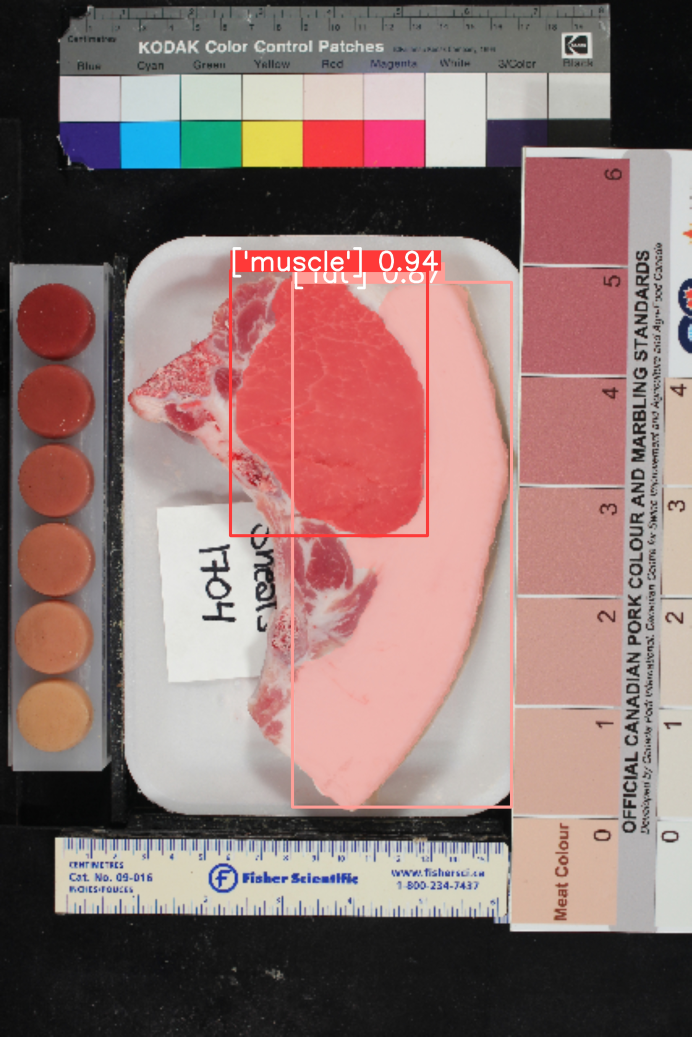
#> input picture output/segment/predict/1704_LdLeanColor.jpg, 3456 x 5184 px, given in place of 2704_LdLeanColor.JPG, which was not available (shown at 1/5 size)
$ python testcolors.py
#> lines starting #> are read from the running program, lines starting #| are printed output that depends on the picture; long printed decimals are rounded; pictures that were not available may be replaced by others from this repository, and a replacement may not be noted
from PIL import Image, ImageEnhance
import cv2
import numpy as np
from skimage.exposure import match_histograms,equalize_hist


original_colors = []
standard_colors = []

test_c6 = []

###################################
######TESTING FUNCTIONS############
###################################

def test_LAB(reference_image, image):
    '''
    Used to test the LAB values,
    See if the LAB of an image matches the reference LAB
    after standardization.
    '''
    lab_ref = cv2.cvtColor(reference_image, cv2.COLOR_BGR2LAB)
    l_ref, a_ref, b_ref = cv2.split(lab_ref)
    target_mean_l = np.mean(l_ref)
    target_mean_a = np.mean(a_ref)
    target_mean_b = np.mean(b_ref)
    print(f"Target mean L: {target_mean_l}")
    print(f"Target mean A: {target_mean_a}")
    print(f"Target mean B: {target_mean_b}")
    lab_current = cv2.cvtColor(image, cv2.COLOR_BGR2LAB)
    l_cur, a_cur, b_cur = cv2.split(lab_current)
    current_mean_l = np.mean(l_cur)
    current_mean_a = np.mean(a_cur)
    current_mean_b = np.mean(b_cur)
    print(f"Current mean L: {current_mean_l}")
    print(f"Current mean A: {current_mean_a}")
    print(f"Current mean B: {current_mean_b}")
    print()
    print()

# [24 lines left out: function test_HSV, not called in this run]

def test_var(original_colors, standard_colors):
    '''
    Prints the BGR values of the pixels extracted along with
    BGR variance between different images.
    '''
    print(f"Original values:{original_colors}")
    original_array = np.array(original_colors)
    print(f"Variance of original: {np.var(original_array, axis=0)}")
    print(f"Standardized values:{standard_colors}")
    standardized_array = np.array(standard_colors)
    print(f"Variance of Standardized: {np.var(standardized_array, axis = 0)}")
    print(f"Mean of standard: {np.mean(standardized_array, axis=0)}")

def test_extract(image, BoolStandard):
    '''
    Opens image and allows extraction of pixel values.
    '''
    cv2.imshow("Image", image)
    cv2.setMouseCallback("Image", get_pixel_value, [image, BoolStandard])
    cv2.waitKey()
    cv2.destroyAllWindows()
    print("=========================================")

#########################################
##########CORE FUNCTIONS#################
#########################################

# [77 lines left out: functions white_balance, get_pixel_value, LAB_check, reference_standardize, not called in this run]


reference_image = cv2.imread('data/reference_images/2704_LdLeanColor.JPG')
#> reference_image is the input picture: shape (5184, 3456, 3); mean B, G, R 113.6, 116.4, 143
reference_image= cv2.resize(reference_image, (0,0), fx=0.15, fy=0.15)
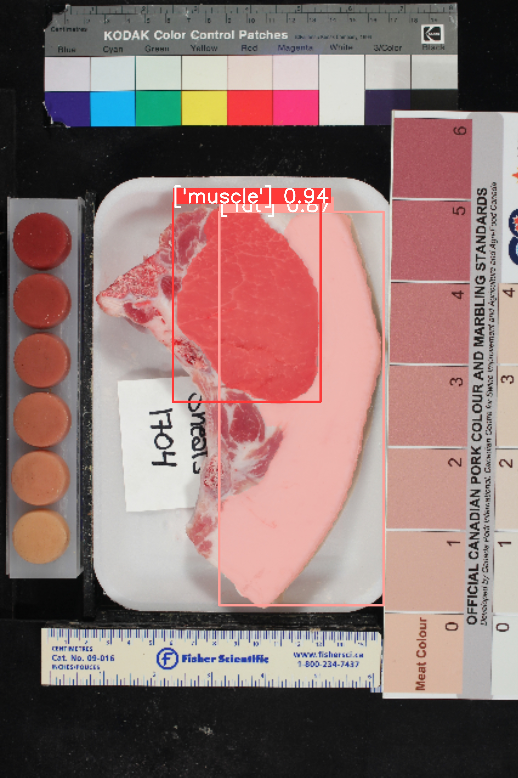
#> reference_image: shape (778, 518, 3); mean B, G, R 113.6, 116.4, 143
#reference_image = white_balance(reference_image, "SimpleWB")

img_list = ['data/raw_images/724_LDLeanColour.JPG','data/raw_images/1704_LdLeanColor.JPG', 'data/raw_images/1701_LdLeanColor.JPG', 'data/raw_images/2401_LdLeanColor.JPG']
standardized_images = []


standardized_test = ['data/reference_images/2704_LdLeanColor.JPG']
'''
for img in img_list:
    print(img)
    image = cv2.imread(img)
    half = cv2.resize(image, (0,0), fx=0.15, fy=0.15)
    #balance = white_balance(half, "SimpleWB")
    test_extract(half, False)
    test_LAB(reference_image, half)
    standardized_images = LAB_check(reference_image, half, standardized_images)

print("================================================================")
print("++++++++++++++++++++++++++++++++++++++++++++++++++++++++++++++++")
'''

for img in standardized_test:
    image = cv2.imread(img)
    half = cv2.resize(image, (0,0), fx=0.15, fy=0.15)
    test_extract(half, True)
    test_LAB(reference_image, half)
#> in test_LAB, `lab_ref = cv2.cvtColor(reference_image, cv2.COLOR_BGR2LAB)`: lab_ref: shape (778, 518, 3); mean of channels 0, 1, 2 128.7, 138.1, 134.3
#> in test_LAB, `l_ref, a_ref, b_ref = cv2.split(lab_ref)`:
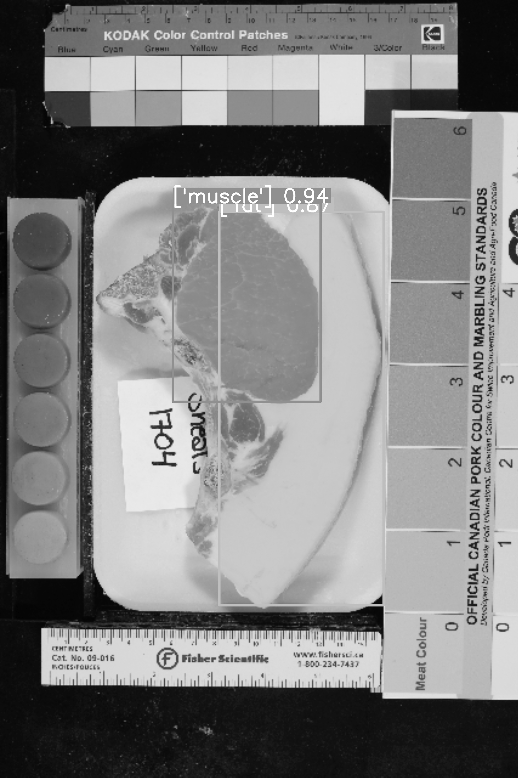
#> l_ref: shape (778, 518); min 2, max 255, mean 128.7
#> in test_LAB, `l_ref, a_ref, b_ref = cv2.split(lab_ref)`:
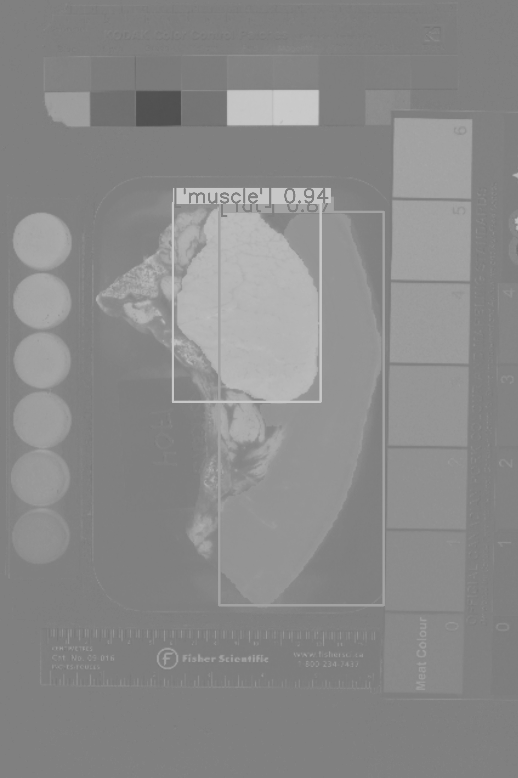
#> a_ref: shape (778, 518); min 79, max 203, mean 138.1
#> in test_LAB, `l_ref, a_ref, b_ref = cv2.split(lab_ref)`:
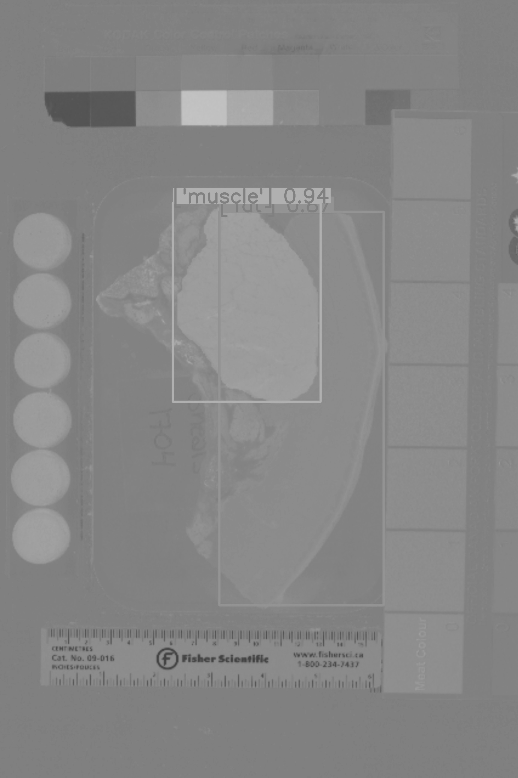
#> b_ref: shape (778, 518); min 64, max 195, mean 134.3
#> in test_LAB, `target_mean_l = np.mean(l_ref)`: target_mean_l = 128.7
#> in test_LAB, `target_mean_a = np.mean(a_ref)`: target_mean_a = 138.1
#> in test_LAB, `target_mean_b = np.mean(b_ref)`: target_mean_b = 134.3
#| Target mean L: 128.713
#| Target mean A: 138.132
#| Target mean B: 134.330
#> in test_LAB, `current_mean_l = np.mean(l_cur)`: current_mean_l = 128.7
#> in test_LAB, `current_mean_a = np.mean(a_cur)`: current_mean_a = 138.1
#> in test_LAB, `current_mean_b = np.mean(b_cur)`: current_mean_b = 134.3
#| Current mean L: 128.713
#| Current mean A: 138.132
#| Current mean B: 134.330

test_var(original_colors, standard_colors)

$ run again, on output/segment/predict/2401_LdLeanColor.jpg
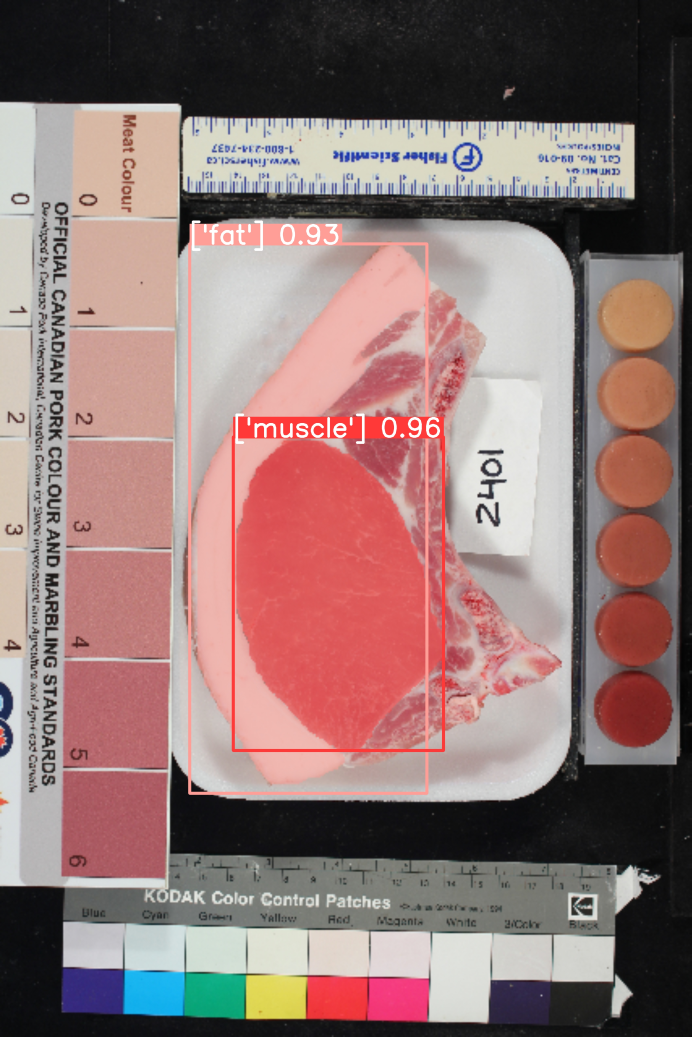
#> input picture output/segment/predict/2401_LdLeanColor.jpg, 3456 x 5184 px, given in place of 2704_LdLeanColor.JPG, which was not available (shown at 1/5 size)
#> reference_image is the input picture: shape (5184, 3456, 3); mean B, G, R 116.4, 118.4, 145.1
#> reference_image: shape (778, 518, 3)
#> lab_ref: shape (778, 518, 3); mean of channels 0, 1, 2 130.9, 138.3, 134
#> in test_LAB, `l_ref, a_ref, b_ref = cv2.split(lab_ref)`:
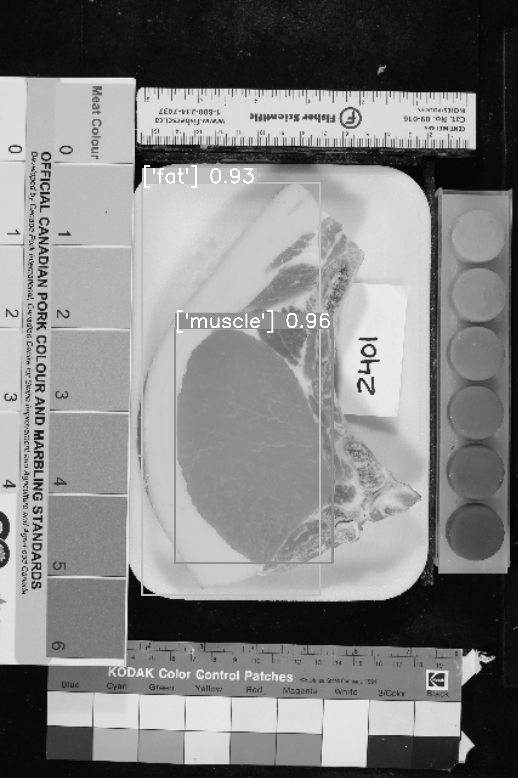
#> l_ref: shape (778, 518); min 2, max 255, mean 130.9
#> in test_LAB, `l_ref, a_ref, b_ref = cv2.split(lab_ref)`:
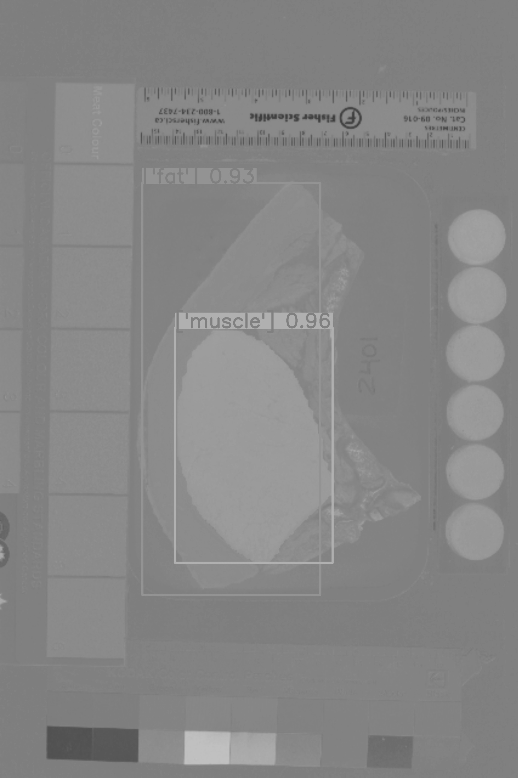
#> b_ref: shape (778, 518); min 61, max 195, mean 134
#> target_mean_l = 130.9
#> target_mean_a = 138.3
#> target_mean_b = 134
#| Target mean L: 130.940
#| Target mean A: 138.266
#| Target mean B: 133.992
#> current_mean_l = 130.9
#> current_mean_a = 138.3
#> current_mean_b = 134
#| Current mean L: 130.940
#| Current mean A: 138.266
#| Current mean B: 133.992

$ run again, on output/segment/predict/724_LDLeanColour.jpg
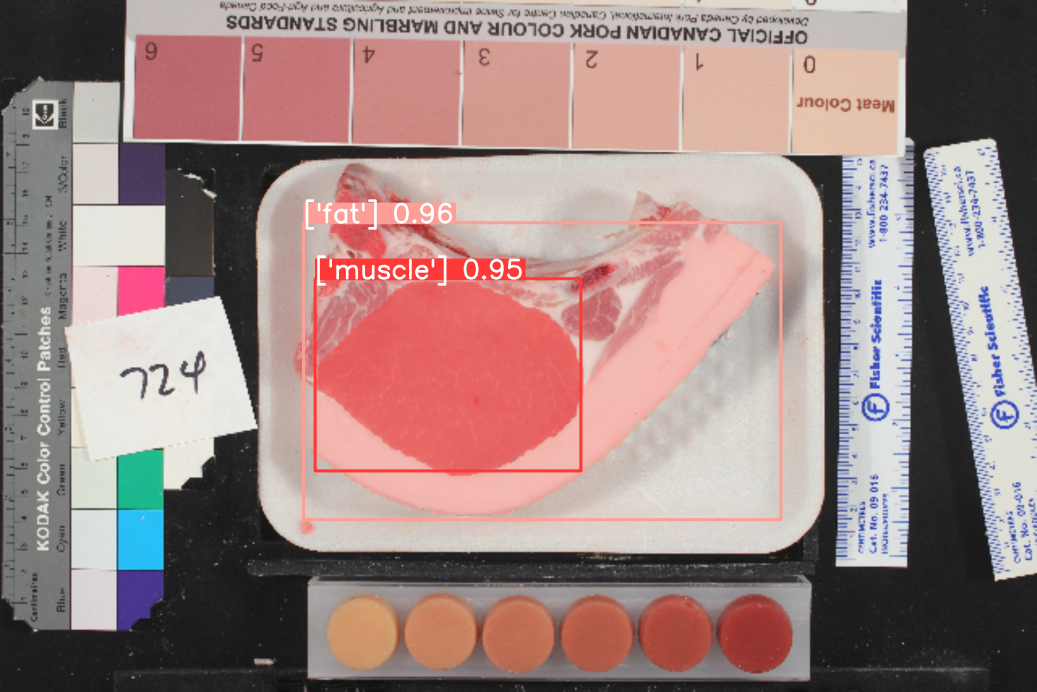
#> input picture output/segment/predict/724_LDLeanColour.jpg, 5184 x 3456 px, given in place of 2704_LdLeanColor.JPG, which was not available (shown at 1/5 size)
#> reference_image is the input picture: shape (3456, 5184, 3); mean B, G, R 131.4, 133.8, 158.9
#> reference_image: shape (518, 778, 3)
#> lab_ref: shape (518, 778, 3); mean of channels 0, 1, 2 146.1, 137.6, 133.7
#> in test_LAB, `l_ref, a_ref, b_ref = cv2.split(lab_ref)`:
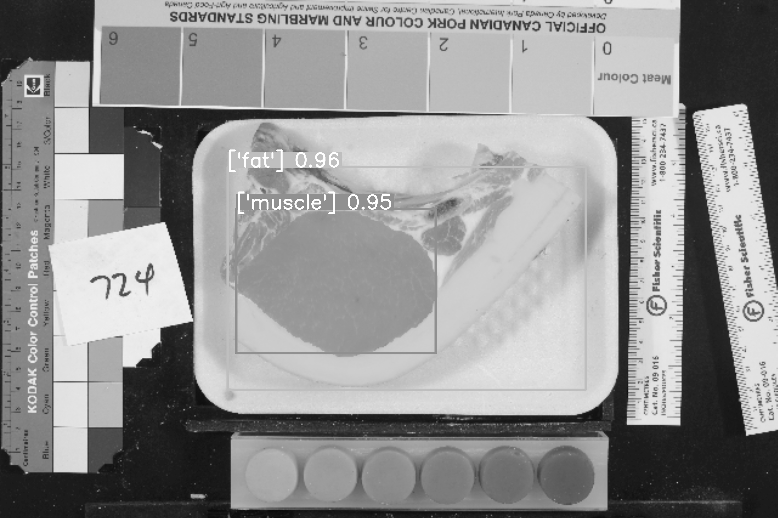
#> l_ref: shape (518, 778); min 10, max 255, mean 146.1
#> in test_LAB, `l_ref, a_ref, b_ref = cv2.split(lab_ref)`:
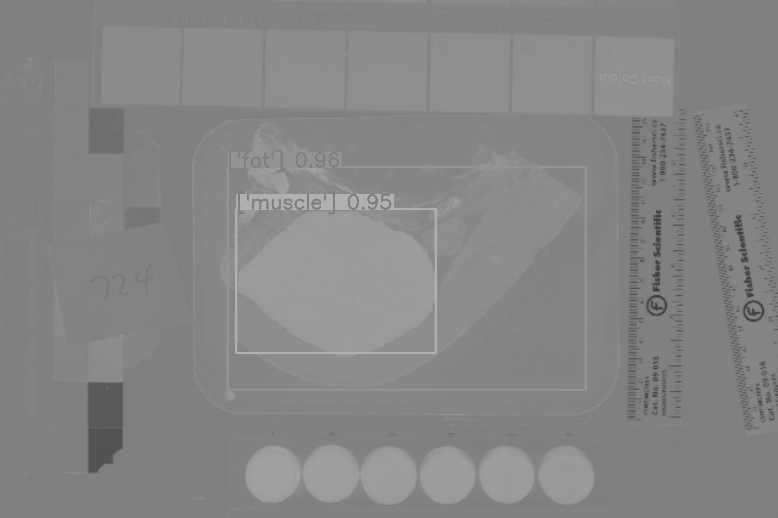
#> b_ref: shape (518, 778); min 60, max 180, mean 133.7
#> target_mean_l = 146.1
#> target_mean_a = 137.6
#> target_mean_b = 133.7
#| Target mean L: 146.147
#| Target mean A: 137.553
#| Target mean B: 133.680
#> current_mean_l = 146.1
#> current_mean_a = 137.6
#> current_mean_b = 133.7
#| Current mean L: 146.147
#| Current mean A: 137.553
#| Current mean B: 133.680
